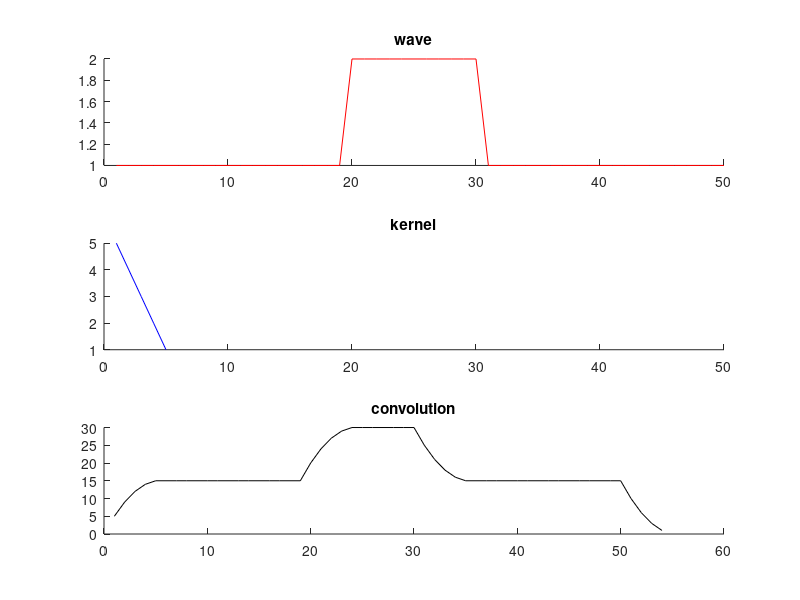
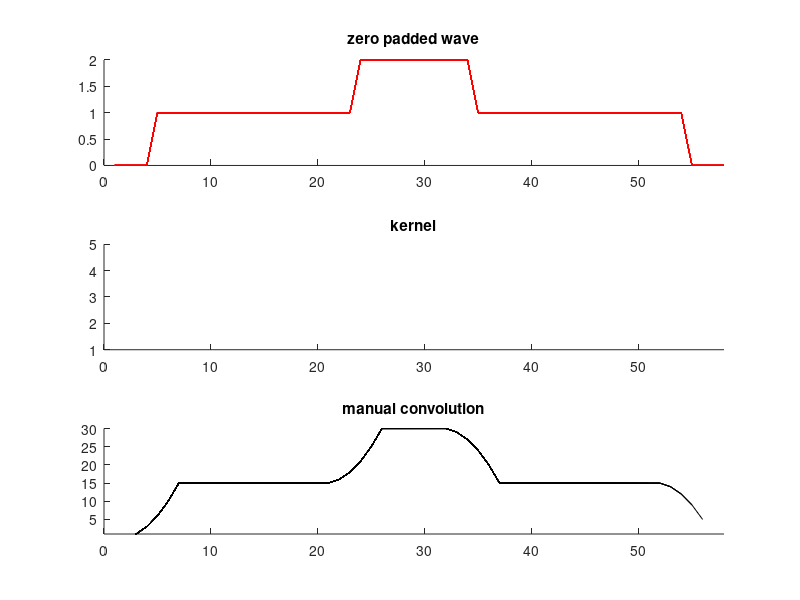

Write MATLAB code to recreate these figures, in order.
%% CONVOLUTION -- Designed to work through a convolution tutorial for
% cbb meeting 170627
%================================%
close all; clear all;
%% conv basics
	% establish square wave
	wv = ones(1, 50);
	wv(20:30) = 2;
	k = [2 1 0 -1 -2]; % in wavelet analysis later we will have kernels with zero mean
	k = [5 4 3 2 1];
	% convolution, our own is in the "play through" section
	conv_k_wv = conv(k, wv);
	
	% establish static figure
	fh = figure();
	sh(1) = subplot(3, 1, 1, 'parent', fh);
	sh(2) = subplot(3, 1, 2, 'parent', fh);
	sh(3) = subplot(3, 1, 3, 'parent', fh);
	% plot static
	lh(1) = line(1:numel(wv), wv, 'color', 'r', 'parent', sh(1));
	lh(2) = line(1:numel(k), k, 'color', 'b', 'parent', sh(2));
	lh(3) = line(1:numel(conv_k_wv), conv_k_wv, 'color', 'k', 'parent', sh(3));
	% pretty
	title(sh(1), 'wave');
	title(sh(2), 'kernel');
	title(sh(3), 'convolution');
	axis(sh(1), [0 numel(wv) min(wv) max(wv)]);
	axis(sh(2), [0 numel(wv) min(k) max(k)]);
        % check if you understand, how long is the final product?

%% play through
	% convolution raw materials 
	pad = numel(k)-1;
	zpad_wv = [zeros(1, pad), wv, zeros(1, pad)];%pad wave
	% establish flick figure
	fh2 = figure();
	sh2(1) = subplot(3, 1, 1, 'parent', fh2);
	sh2(2) = subplot(3, 1, 2, 'parent', fh2);
	sh2(3) = subplot(3, 1, 3, 'parent', fh2);
	% pretty
	title(sh2(1), 'zero padded wave');
	title(sh2(2), 'kernel');
	title(sh2(3), 'manual convolution');
	axis(sh2(1), [0 numel(zpad_wv) min(zpad_wv) max(zpad_wv)]);
	axis(sh2(2), [0 numel(zpad_wv) min(k) max(k)]);
	axis(sh2(3), [0 numel(zpad_wv) min(conv_k_wv) max(conv_k_wv)]);
	% write our own convolution
	conv_idx = [1:numel(wv) + pad] + floor(numel(k)/2);%places dot product in correct position
	for idx = 1:numel(wv)+pad
		% kernel is wrong way on purpose
		%fl_k = fliplr(k); % the right way to do convolution
		fl_k = k; % this is a correlation
		fl_k_position = idx:idx+pad; % center of kernel
		man_conv(idx) = dot(fl_k, zpad_wv(fl_k_position));
		lh2(1) = line(1:numel(zpad_wv), zpad_wv, 'color', 'r', 'parent', sh2(1));
		lh2(2) = line(fl_k_position, fl_k, 'color', 'b', 'parent', sh2(2));
		lh2(3) = line(conv_idx(1:numel(man_conv)), man_conv, 'color', 'k',...
		 'parent', sh2(3));
		pause(1)
		delete(lh2(2)); % this is the kernel
		% did not trim result. remember to get the 'fit' convolution you must
		% take [numel(k)-1]/2 off each end. 
		% also, compare conv_k_wv (matlab convolution) to our man_conv (manual
		% convolution)
	end
			
		



